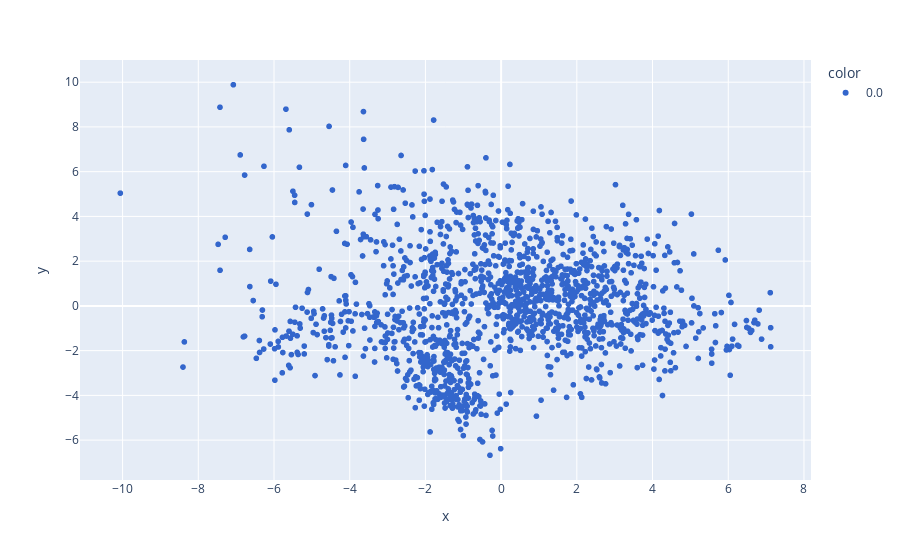

This figure's notebook cell:
### Code cell
import plotly.express as px
y_train_trf = y_train.astype(str)
fig = px.scatter(x=x_train_trf[:,0],
                 y=x_train_trf[:,1],
                 color=y_train_trf,
                 color_discrete_sequence=px.colors.qualitative.G10
                )
fig.show()

### Figure 1 — Plotly figure (JSON) as saved in the notebook; plotly's stock layout.template omitted (floating-point values rounded to 4 significant figures; data arrays with more than 128 entries replaced by an {"elided": "..."} marker saying what was removed)
{"data": [{"hovertemplate": "color=0.0<br>x=%{x}<br>y=%{y}<extra></extra>", "legendgroup": "0.0", "marker": {"color": "#3366CC", "symbol": "circle"}, "mode": "markers", "name": "0.0", "showlegend": true, "type": "scattergl", "x": {"elided": "1437 float values"}, "xaxis": "x", "y": {"elided": "1437 float values"}, "yaxis": "y"}], "layout": {"autosize": true, "legend": {"title": {"text": "color"}, "tracegroupgap": 0}, "margin": {"t": 60}, "xaxis": {"anchor": "y", "autorange": true, "domain": [0, 1], "range": [-11.18, 8.24], "title": {"text": "x"}, "type": "linear"}, "yaxis": {"anchor": "x", "autorange": true, "domain": [0, 1], "range": [-7.959, 11.17], "title": {"text": "y"}, "type": "linear"}}}
